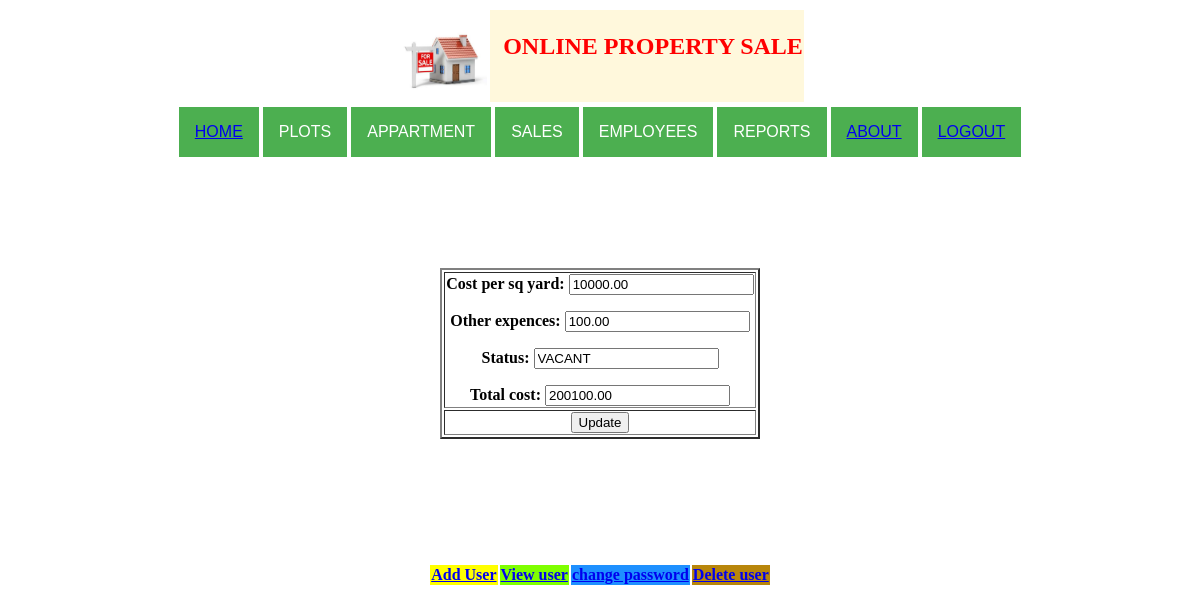
Screenshot of /updateplot11/ with the database file from the repository.
### app1/models.py (models this page shows)
class NewPlotReg(models.Model):
    plot_no = models.IntegerField(primary_key=True)
    road_no = models.IntegerField()
    plot_area_in_sq_yard = models.CharField(max_length=30)
    surveyno = models.IntegerField()
    cost_per_sq_yard = models.DecimalField(max_digits=10,decimal_places=2)
    other_expences = models.DecimalField(max_digits=10,decimal_places=2)
    boundaries = models.CharField(max_length=30)
    facing = models.CharField(max_length=30)
    status = models.CharField(max_length=30)
    total_cost = models.DecimalField(max_digits=10,decimal_places=2)

### app1/views.py (the view)
# urls.py: path('updateplot1<int:pk>/',views.UpdatePlot.as_view()),
class UpdatePlot(UpdateView):
    model = NewPlotReg
    fields = ["cost_per_sq_yard","other_expences","status","total_cost"]
    template_name = "updateplot.html"
    success_url = "/plotadded/"

### templates/updateplot.html (shortened to what this page needs)
{% load staticfiles %}
<html>
<head>
</head>
<body>
<table align="center" border="0">
    <tr><th><img src="{% static 'images/house.jpg' %}" width="90" height="90">  </th>
    <th bgcolor="#fff8dc" style="color: red"><h2>&nbsp; ONLINE PROPERTY SALE </h2></th></tr>
</table>
<table align="center" border="0">
    <tr><th>   <div class="dropdown">
  <button class="dropbtn">
      <a href="/welcomepage/">HOME</a> </button>
</div></th>
        <th>
        <div class="dropdown">
  <button class="dropbtn">PLOTS</button>
</div>
        </th>
        <th>   <div class="dropdown">
  <button class="dropbtn">APPARTMENT</button>
</div></th>
        <th>   <div class="dropdown">
  <button class="dropbtn">SALES</button>
</div></th>
        <th>   <div class="dropdown">
  <button class="dropbtn">EMPLOYEES</button>
</div></th>
        <th>   <div class="dropdown">
  <button class="dropbtn">REPORTS</button>
</div></th>
        <th><div class="dropdown">
  <button class="dropbtn"><a href="/about/"> ABOUT</a></button>
</div></th>
        <th><div class="dropdown">
  <button class="dropbtn"><a href="/logout/">LOGOUT</a> </button>
</div></th>
    </tr>
</table>
<br/><br/><br/><BR/>
<br/><BR/>
<form method="post">
 <table align="center" border="2"><tr><th> {{ form.as_p }}</th></tr>
  <tr><th>  <button type="submit">Update</button></th></tr></table>
</form>
<br/><br/><br/><br/><br/>
<table align="center" border="0">
    <tr >&nbsp;
    <td bgcolor="yellow"><b><a href="/adduser/"> Add User</a></b></td>
        <td bgcolor="#7fff00"><b><a href="/viewuser/">View user</a></b></td><td bgcolor="#1e90ff"><b><a href="/viewuser/">change password</a></b></td><td bgcolor="#b8860b"><b><a href="/deleteuser/">Delete user</a></b></td></tr>
    </table>

### templates/updateplot.html (style rules this page uses)
.dropbtn { background-color: #4CAF50; color: white; padding: 16px; font-size: 16px; border: none; }
.dropdown { position: relative; display: inline-block; }

### rows the page displays
NewPlotReg: cost_per_sq_yard "10000.00", other_expences "100.00", status "VACANT", total_cost "200100.00"
